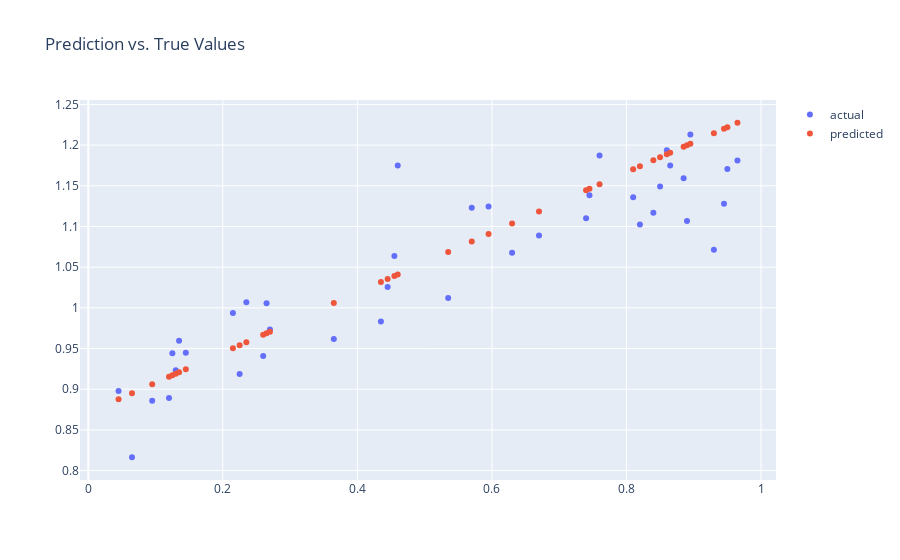

Notebook code for this chart:
### Code cell
# print out the state dict of current model
print(f'state dict of model: {model.state_dict()}')

## loading the saved model pytorch model
loaded_model=LinearModel()
loaded_model.load_state_dict(torch.load(f=model_save_path))

# compare for validating if the model's loaded correctly
loaded_model.eval()
with torch.inference_mode():
  y_pred=loaded_model(X_test)
make_plots(X_test, y_test, y_pred)
print(f'state dict of the loaded model: {loaded_model.state_dict()}')
